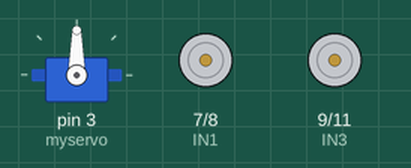
This sketch was run on a simulated Arduino Uno, built with avr-gcc and run on an emulated ATmega328P. On the bench: servo, motor-driver pin pairs drawn as motors (green arrow = first pin HIGH = forward, orange = second pin HIGH = backward, longer = more drive, scaled by the enable pin). What the sketch prints to the serial monitor is not drawn.

Above: at 0.5 s.
Timing chart, 0 to 4.6 s (numbered marks = the images above):
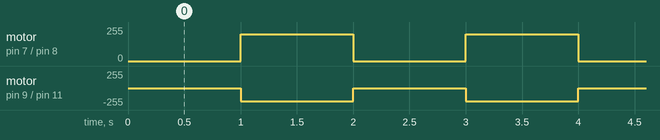

Measured:
- by itself, motor on pin 7 (IN1) / pin 8 (IN2): alternates forward 200/255 for 1.0 s and stopped for 1.0 s
- by itself, motor on pin 9 (IN3) / pin 11 (IN4): alternates backward 200/255 for 1.0 s and stopped for 1.0 s

The sketch:

test_forward.ino
```cpp
//www.elegoo.com

#include <Servo.h>  //servo library
Servo myservo;      // create servo object to control servo

int Echo = A4;
int Trig = A5;

#define ENB 5
#define IN1 7
#define IN2 8
#define IN3 9
#define IN4 11
#define ENA 6
#define carSpeed 200
int rightDistance = 0, leftDistance = 0, middleDistance = 0;

void forward(){
  analogWrite(ENA, carSpeed);
  analogWrite(ENB, carSpeed);
  digitalWrite(IN1, HIGH);
  digitalWrite(IN2, LOW);
  digitalWrite(IN3, LOW);
  digitalWrite(IN4, HIGH);
  Serial.println("Forward");
}

void back() {
  analogWrite(ENA, carSpeed);
  analogWrite(ENB, carSpeed);
  digitalWrite(IN1, LOW);
  digitalWrite(IN2, HIGH);
  digitalWrite(IN3, HIGH);
  digitalWrite(IN4, LOW);
  Serial.println("Back");
}

void left() {
  analogWrite(ENA, carSpeed);
  analogWrite(ENB, carSpeed);
  digitalWrite(IN1, LOW);
  digitalWrite(IN2, HIGH);
  digitalWrite(IN3, LOW);
  digitalWrite(IN4, HIGH);
  Serial.println("Left");
}

void right() {
  analogWrite(ENA, carSpeed);
  analogWrite(ENB, carSpeed);
  digitalWrite(IN1, HIGH);
  digitalWrite(IN2, LOW);
  digitalWrite(IN3, HIGH);
  digitalWrite(IN4, LOW);
  Serial.println("Right");
}

void stop() {
  digitalWrite(ENA, LOW);
  digitalWrite(ENB, LOW);
  Serial.println("Stop!");
}


void setup() {
  myservo.attach(3);  // attach servo on pin 3 to servo object
  Serial.begin(9600);
  pinMode(Echo, INPUT);
  pinMode(Trig, OUTPUT);
  pinMode(IN1, OUTPUT);
  pinMode(IN2, OUTPUT);
  pinMode(IN3, OUTPUT);
  pinMode(IN4, OUTPUT);
  pinMode(ENA, OUTPUT);
  pinMode(ENB, OUTPUT);
  stop();
}

void loop() {

stop();
delay(1000);
forward();
delay(1000);

}
```
